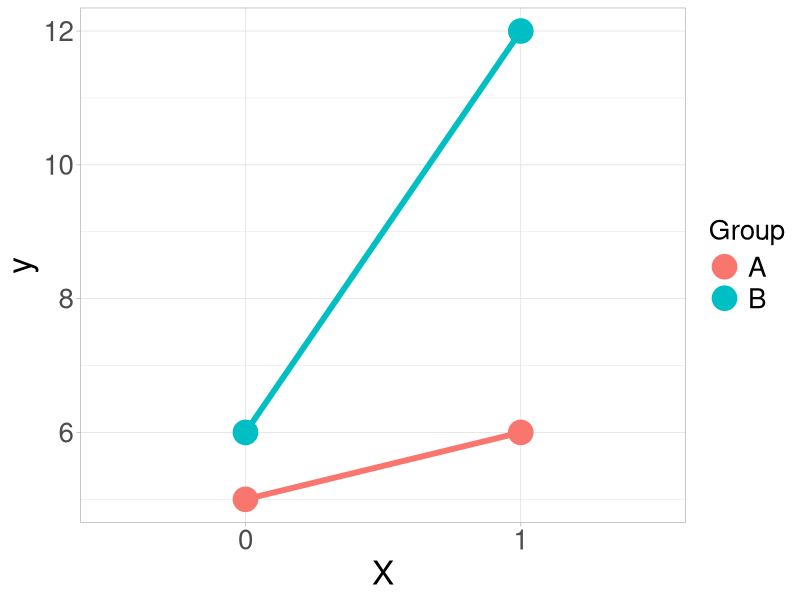
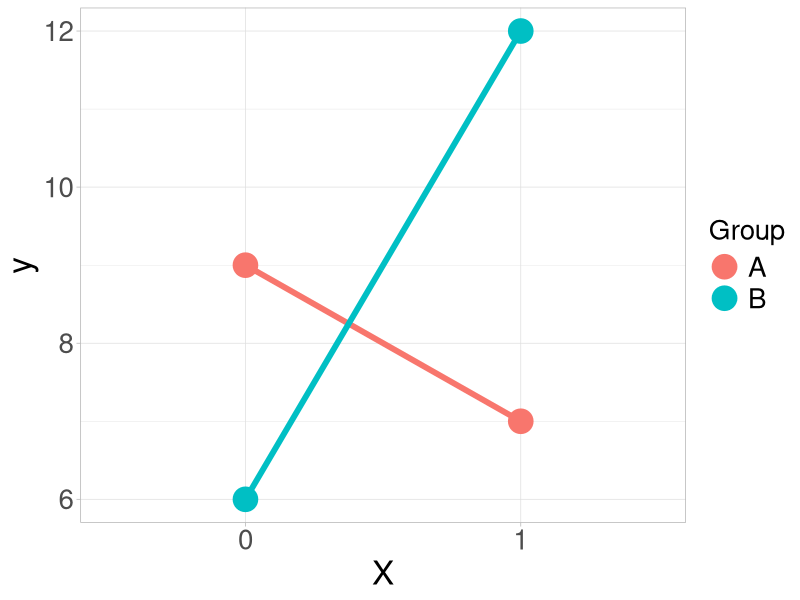
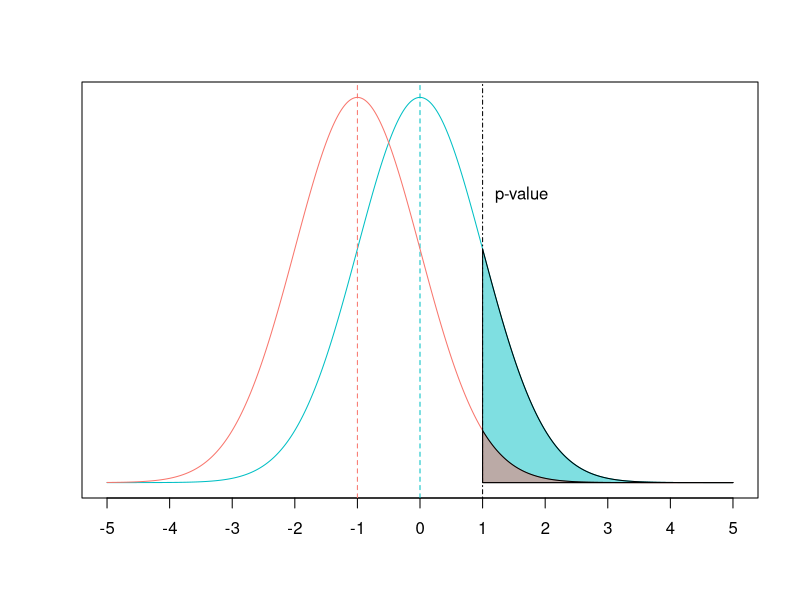
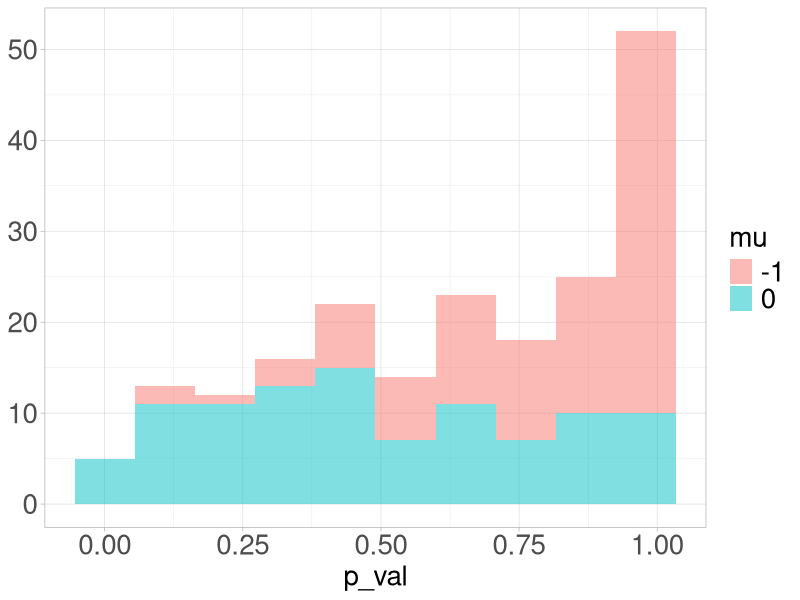
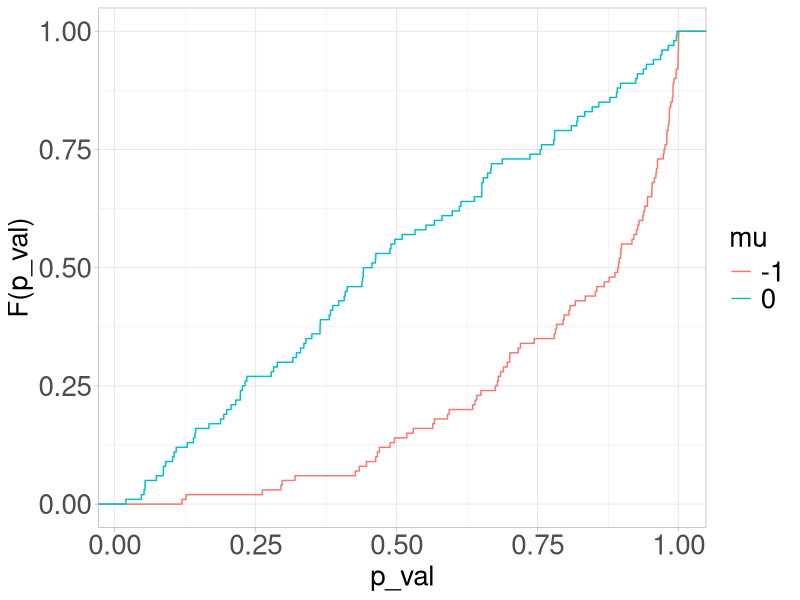
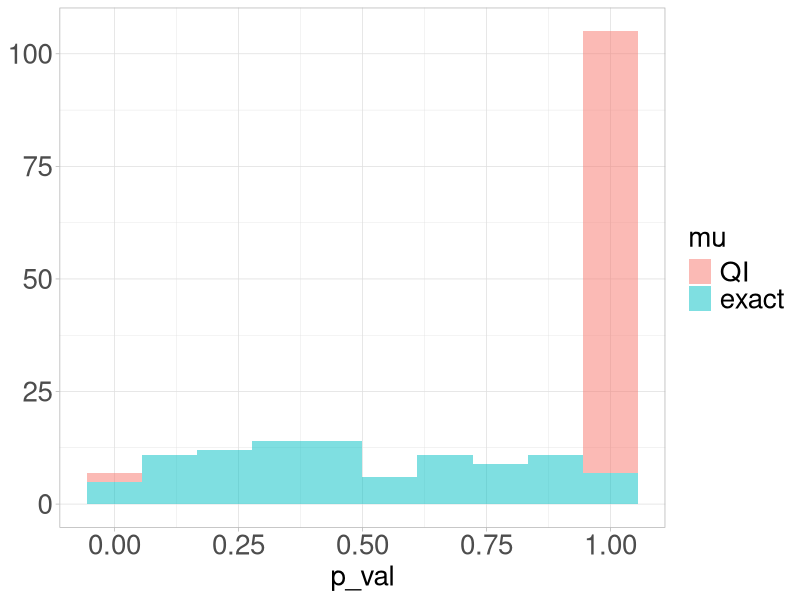
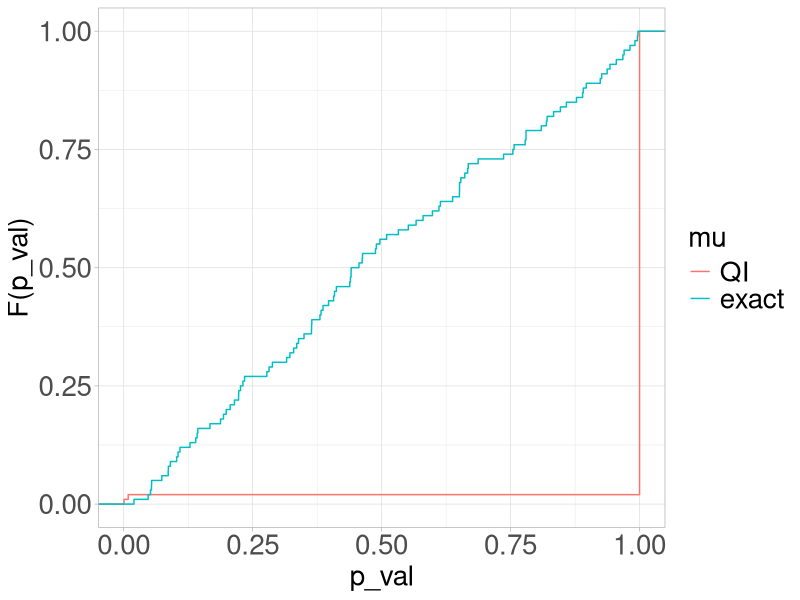

Here is the R script that generated these plots, in order:
## ---- chunk 1

## ---- chunk 2
library(tidyverse)
## ---- chunk 3
tibble(X = factor(c(0, 0, 1, 1)),
       Group = factor(c("A", "B", "A", "B")),
       y = c(5, 6, 6, 12)) %>%
  ggplot(aes(X, y, color = Group, group = Group)) +
  geom_line(lwd = 2) +
  geom_point(size = 8) +
  theme_light() +
  theme(axis.text.x = element_text(size = 20),
        axis.text.y = element_text(size = 20),
        axis.title.x = element_text(size = 24),
        axis.title.y = element_text(size = 24),
        legend.text = element_text(size = 20),
        legend.title = element_text(size = 20))
## ---- chunk 4
tibble(X = factor(c(0, 0, 1, 1)),
       Group = factor(c("A", "B", "A", "B")),
       y = c(9, 6, 7, 12)) %>%
  ggplot(aes(X, y, color = Group, group = Group)) +
  geom_line(lwd = 2) +
  geom_point(size = 8) +
  theme_light() +
  theme(axis.text.x = element_text(size = 20),
        axis.text.y = element_text(size = 20),
        axis.title.x = element_text(size = 24),
        axis.title.y = element_text(size = 24),
        legend.text = element_text(size = 20),
        legend.title = element_text(size = 20))
## ---- chunk 5
p_global_bonferroni <- function(p_vals) {
  n <- length(p_vals)
  return(min(n * min(p_vals), 1))
}
## ---- chunk 6
x <- seq(-5, 5, 0.01)
f0 <- dnorm(x, mean = 0)
f_1 <- dnorm(x, mean = -1)
plot(x, f0, type = "l", col = "#00BFC4",
     xlab = "", ylab = "", xaxt = "n", yaxt = "n")
axis(1, at = seq(-5, 5, by = 1))
abline(v = 0, col = "#00BFC4", lty = 2)
lines(x, f_1, col = "#F8766D")
abline(v = -1, col = "#F8766D", lty = 2)
abline(v = 1, col = 1, lty = 4)
text(1.2, 0.3, labels = "p-value", adj = c(0, 0.5))
gr <- as.vector(col2rgb("#00BFC4")) / 255
re <- as.vector(col2rgb("#F8766D")) / 255
polygon(c(x[x>=1], max(x), 1), c(f0[x>=1], 0, 0),
        col=rgb(gr[1], gr[2], gr[3], 0.5))
polygon(c(x[x>=1], max(x), 1), c(f_1[x>=1], 0, 0),
        col=rgb(re[1], re[2], re[3], 0.5))

## ---- chunk 7
y1 <- rnorm(n = 100, mean = 0)
p1 <- 1 - pnorm(y1, mean = 0)
y2 <- rnorm(n = 100, mean = -1)
p2 <- 1 - pnorm(y2, mean = 0)

## ---- chunk 8
df <- tibble(p_val = c(p1, p2),
             mu = factor(c(rep(0, 100), rep(-1, 100))))
h <- df %>%
  ggplot(aes(p_val, fill = mu)) +
  geom_histogram(bins = 10, alpha = 0.5)

cdf <- df %>%
  ggplot(aes(p_val, color = mu)) +
  stat_ecdf()
## ---- chunk 9
h +
  labs(y = NULL) +
  theme_light() +
  theme(axis.text = element_text(size = 20),
        axis.title.x = element_text(size = 20),
        legend.text = element_text(size = 20),
        legend.title = element_text(size = 20))
## ---- chunk 10
cdf +
  labs(y = "F(p_val)") +
  theme_light() +
  theme(axis.text = element_text(size = 20),
        axis.title.y = element_text(size = 20),
        axis.title.x = element_text(size = 20),
        legend.text = element_text(size = 20),
        legend.title = element_text(size = 20))
## ---- chunk 11
set.seed(1)
## ---- chunk 12
y3 <- rnorm(100, mean = c(3, 3, rep(-10, 98)))
p3 <- 1 - pnorm(y3, mean = 0)

signif(head(p3), digits = 2)
## ---- chunk 13
df <- tibble(p_val = c(p1, p3),
             mu = factor(c(rep("exact", 100), rep("QI", 100)),
                         levels = c("QI", "exact")))
h <- df %>%
  ggplot(aes(p_val, fill = mu)) +
  geom_histogram(bins = 10, alpha = 0.5)

cdf <- df %>%
  ggplot(aes(p_val, color = mu)) +
  stat_ecdf()
## ---- chunk 14
h +
  labs(y = NULL) +
  theme_light() +
  theme(axis.text = element_text(size = 20),
        axis.title.x = element_text(size = 20),
        legend.text = element_text(size = 20),
        legend.title = element_text(size = 20))
## ---- chunk 15
cdf +
  labs(y = "F(p_val)") +
  theme_light() +
  theme(axis.text = element_text(size = 20),
        axis.title.y = element_text(size = 20),
        axis.title.x = element_text(size = 20),
        legend.text = element_text(size = 20),
        legend.title = element_text(size = 20))
## ---- chunk 16
p_pos <- 1 - pnorm(y3, mean = 0)
p_neg <- pnorm(y3, mean = 0)

p_global_bonferroni(p_pos); p_global_bonferroni(p_neg)

max(p_global_bonferroni(p_pos), p_global_bonferroni(p_neg)) 
## ---- chunk 17
p_global_bonferroni(p3[p3 <= 0.8] / 0.8)
## ---- chunk 18
tau <- 0.8
p_pos <- 1 - pnorm(y3, mean = 0)
p_neg <- pnorm(y3, mean = 0)

(p_pos_gl <- p_global_bonferroni(p_pos[p_pos <= tau] / tau))
(p_neg_gl <- p_global_bonferroni(p_neg[p_neg <= tau] / tau))

max(p_pos_gl, p_neg_gl)
## ---- chunk 19
n_sim <- 10000
reject <- numeric(n_sim); reject_cond <- numeric(n_sim)

for (j in 1:n_sim) {
  y <- rnorm(100, mean = c(4, rep(-4, 99)))
  p <- 1 - pnorm(y, mean = 0)
  reject[j] <- as.integer(p_global_bonferroni(p) < 0.05)
  reject_cond[j] <- as.integer(p_global_bonferroni(p[p <= 0.8]/0.8) < 0.05)
}
mean(reject); mean(reject_cond)
## ---- chunk 20
reject <- numeric(n_sim); reject_cond <- numeric(n_sim)

for (j in 1:n_sim) {
  y <- rnorm(100, mean = c(rep(1, 50), rep(-1, 50)))
  p_pos <- 1 - pnorm(y, mean = 0)
  p_neg <- pnorm(y, mean = 0)
  p_pos_gl <- p_global_bonferroni(p_pos)
  p_neg_gl <- p_global_bonferroni(p_neg)
  p <- max(p_pos_gl, p_neg_gl)
  reject[j] <- as.integer(p < 0.05)
  p_pos_gl <- p_global_bonferroni(p_pos[p_pos <= 0.8] / 0.8)
  p_neg_gl <- p_global_bonferroni(p_neg[p_neg <= 0.8] / 0.8)
  p <- max(p_pos_gl, p_neg_gl)
  reject_cond[j] <- as.integer(p < 0.05)
}
mean(reject); mean(reject_cond)
